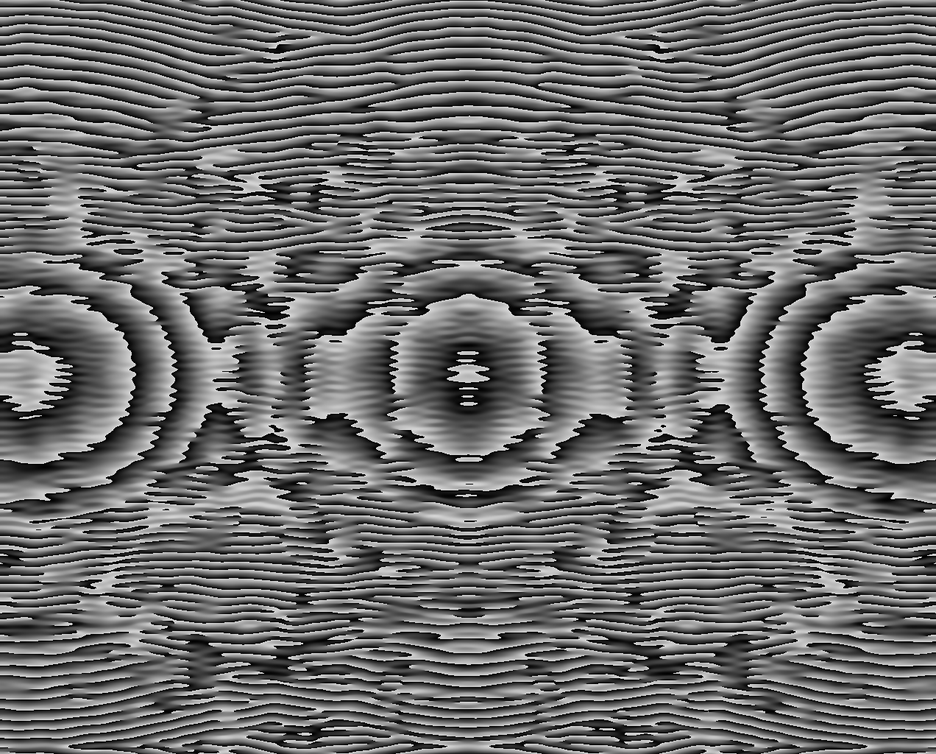
#> input picture test_4.bmp, 936 x 754 px, shrunk from 1272 x 1024 before the run
$ python -i diffusion_spot_enhancer.py   (imports and definitions only)   (older library calls are emulated)
#> lines starting #> are read from the running program, lines starting #| are printed output that depends on the picture
"""
Diffusion Spot Enhancer - 扩散模型光斑增强器

Inspired by:
- DeepImagePrior (Ulyanov et al.): Zero-shot image enhancement via untrained CNN
- DnCNN (Zhang et al.): Residual learning for image denoising
- CAREamics (CAREamics): Self-supervised denoising for microscopy

Core Innovation:
- 基于迭代扩散去噪的光斑图像增强
- 无需训练的零样本增强 (Deep Image Prior 思想)
- 自适应去噪强度，根据信噪比自动调节
- 保留光斑边缘特征的边缘感知去噪
- 纯 numpy+cv2 实现，零外部依赖
"""

from __future__ import annotations

from dataclasses import dataclass
from typing import Optional, Tuple

import cv2
import numpy as np


@dataclass
class DiffusionEnhancerConfig:
    """扩散增强器配置"""
    # 迭代去噪次数
    num_iterations: int = 5
    # 初始去噪强度 (越小越强)
    initial_h: float = 10.0
    # 去噪强度衰减因子
    h_decay: float = 0.8
    # 边缘保护权重
    edge_preserve_weight: float = 0.3
    # 最小 SNR 阈值 (低于此值才增强)
    min_snr_threshold: float = 5.0
    # 最大增强倍数
    max_enhancement: float = 2.0
    # 是否启用自适应强度
    adaptive_strength: bool = True
    # 模板窗口大小
    templateWindowSize: int = 7
    # 搜索窗口大小
    searchWindowSize: int = 21


@dataclass
class DiffusionEnhanceResult:
    """扩散增强结果"""
    enhanced_image: np.ndarray
    snr_before: float
    snr_after: float
    noise_estimate: float
    iterations_used: int
    enhancement_factor: float


class DiffusionSpotEnhancer:
    """扩散模型光斑增强器

    使用迭代非局部均值去噪模拟扩散过程，
    实现零样本光斑图像增强。

    Inspired by DeepImagePrior's zero-shot enhancement and
    CAREamics' self-supervised denoising approach.
    """

    def __init__(self, config: Optional[DiffusionEnhancerConfig] = None):
        self.config = config or DiffusionEnhancerConfig()

    def _estimate_snr(self, image: np.ndarray) -> float:
        """估计图像信噪比

        Args:
            image: 灰度图像

        Returns:
            SNR 估计值 (dB)
        """
        # 使用 MAD (Median Absolute Deviation) 估计噪声标准差
        # 噪声估计: 对高通滤波后的图像取中位数绝对偏差
        h, w = image.shape
        if h < 8 or w < 8:
            return 0.0

        # Laplacian 高通滤波
        laplacian = cv2.Laplacian(image.astype(np.float64), cv2.CV_64F)
        sigma_noise = np.median(np.abs(laplacian)) / 0.6745 * (1.0 / np.sqrt(20))

        # 信号估计: 局部均值
        signal = cv2.GaussianBlur(image.astype(np.float64), (15, 15), 3.0)
        sigma_signal = np.std(signal)

        if sigma_noise < 1e-6:
            return 100.0

        snr = 20 * np.log10(sigma_signal / sigma_noise)
        return float(snr)

    def _estimate_noise_level(self, image: np.ndarray) -> float:
        """使用弱纹理区域估计噪声水平

        Args:
            image: 灰度图像

        Returns:
            噪声标准差估计
        """
        gray = image.astype(np.float64)
        h, w = gray.shape

        # 使用 Robust Median Estimator
        # 参考 J. Immerkær, "Fast Noise Variance Estimation", 1996
        H = np.array([[1, -2, 1],
                       [-2, 4, -2],
                       [1, -2, 1]], dtype=np.float64)

        if h < 3 or w < 3:
            return 0.0

        filtered = cv2.filter2D(gray, -1, H)
        sigma = np.sqrt(np.maximum(0, np.mean(filtered ** 2)) / 36.0)
        return float(sigma)

    def _edge_preserving_denoise(
        self, image: np.ndarray, h: float
    ) -> np.ndarray:
        """边缘保护去噪 (单次迭代)

        Args:
            image: 灰度图像
            h: 去噪强度参数

        Returns:
            去噪后的图像
        """
        # 使用 OpenCV 的 fastNlMeansDenoising 作为扩散步骤
        denoised = cv2.fastNlMeansDenoising(
            image, None, h=h,
            templateWindowSize=self.config.templateWindowSize,
            searchWindowSize=self.config.searchWindowSize
        )

        # 边缘保护: 混合原始图像和去噪结果
        edges = cv2.Canny(image, 30, 100)
        edges_float = edges.astype(np.float64) / 255.0

        # 在边缘区域保留更多原始信息
        w = self.config.edge_preserve_weight
        result = (1 - w) * denoised.astype(np.float64) + w * image.astype(np.float64)
        # 边缘区域进一步保留原始信息
        result = result * (1 - edges_float) + image.astype(np.float64) * edges_float

        return np.clip(result, 0, 255).astype(np.uint8)

    def _compute_sharpness(self, image: np.ndarray) -> float:
        """计算图像锐度 (Tenengrad)"""
        gx = cv2.Sobel(image.astype(np.float64), cv2.CV_64F, 1, 0, ksize=3)
        gy = cv2.Sobel(image.astype(np.float64), cv2.CV_64F, 0, 1, ksize=3)
        sharpness = np.mean(gx ** 2 + gy ** 2)
        return float(sharpness)

    def enhance(self, image: np.ndarray) -> DiffusionEnhanceResult:
        """执行扩散增强

        Args:
            image: BGR 或灰度图像

        Returns:
            DiffusionEnhanceResult 增强结果
        """
        if len(image.shape) == 3:
            gray = cv2.cvtColor(image, cv2.COLOR_BGR2GRAY)
        else:
            gray = image.copy()

        # 估计初始 SNR
        snr_before = self._estimate_snr(gray)
        noise_level = self._estimate_noise_level(gray)

        # 如果 SNR 足够高，不需要增强
        if snr_before > self.config.min_snr_threshold and not self.config.adaptive_strength:
            return DiffusionEnhanceResult(
                enhanced_image=gray,
                snr_before=snr_before,
                snr_after=snr_before,
                noise_estimate=noise_level,
                iterations_used=0,
                enhancement_factor=1.0,
            )

        # 自适应确定去噪强度
        if self.config.adaptive_strength:
            # 低 SNR -> 更强去噪 (更小的 h)
            if snr_before < 3.0:
                initial_h = self.config.initial_h * 0.5
            elif snr_before < 10.0:
                initial_h = self.config.initial_h
            else:
                initial_h = self.config.initial_h * 1.5
        else:
            initial_h = self.config.initial_h

        # 迭代扩散去噪
        current = gray.copy()
        h = initial_h
        best_image = current.copy()
        best_sharpness = self._compute_sharpness(current)

        iterations_used = 0
        for i in range(self.config.num_iterations):
            current = self._edge_preserving_denoise(current, h)
            iterations_used += 1

            # 检查锐度，避免过度平滑
            sharpness = self._compute_sharpness(current)
            if sharpness > best_sharpness:
                best_sharpness = sharpness
                best_image = current.copy()

            h *= self.config.h_decay

        # 计算增强后的 SNR
        snr_after = self._estimate_snr(best_image)
        enhancement_factor = min(
            self.config.max_enhancement,
            max(1.0, snr_after / (snr_before + 1e-6))
        )

        return DiffusionEnhanceResult(
            enhanced_image=best_image,
            snr_before=snr_before,
            snr_after=snr_after,
            noise_estimate=noise_level,
            iterations_used=iterations_used,
            enhancement_factor=enhancement_factor,
        )

    # [65 lines left out: function enhance_spot_region, not called in this run]

>>> import cv2
>>> picture = cv2.imread('../test_4.bmp')
#> picture is the input picture: shape (754, 936, 3); min 0, max 255, mean 107.8
>>> result = DiffusionSpotEnhancer().enhance(picture)
#> in _estimate_snr, `laplacian = cv2.Laplacian(image.astype(np.float64), cv2.CV_64F)`:
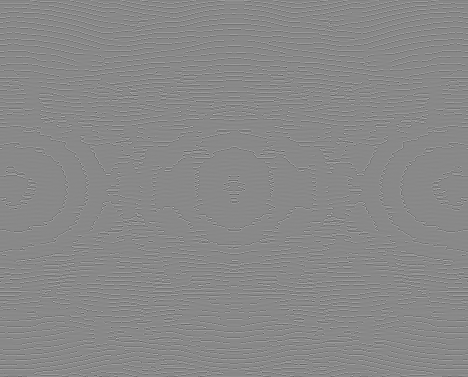
#> laplacian: shape (754, 936) float64 (shown at 1/2 size); min -644, max 556, mean 0; drawn with min black and max white
#> in _estimate_snr, `sigma_noise = np.median(np.abs(laplacian)) / 0.6745 * (1.0 / np.sqrt(2..`: sigma_noise = 3.32
#> in _estimate_snr, `signal = cv2.GaussianBlur(image.astype(np.float64), (15, 15), 3.0)`:
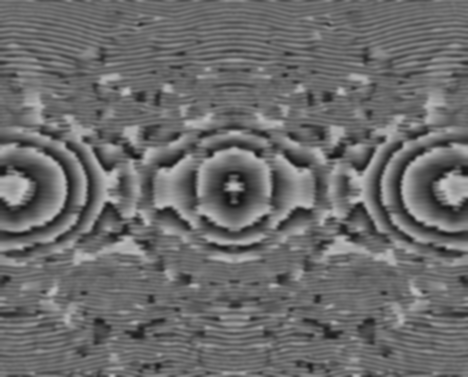
#> signal: shape (754, 936) float64 (shown at 1/2 size); min 15.02, max 197.2, mean 107.8
#> in _estimate_snr, `sigma_signal = np.std(signal)`: sigma_signal = 27.87
#> in _estimate_snr, `snr = 20 * np.log10(sigma_signal / sigma_noise)`: snr = 18.49
#> in _estimate_noise_level, `filtered = cv2.filter2D(gray, -1, H)`:
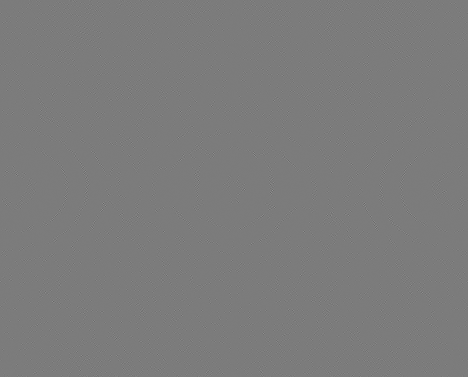
#> filtered: shape (754, 936) float64 (shown at 1/2 size); min -609, max 644, mean 0; drawn with min black and max white
#> in _estimate_noise_level, `sigma = np.sqrt(np.maximum(0, np.mean(filtered ** 2)) / 36.0)`: sigma = 7.88
#> in _compute_sharpness, `gy = cv2.Sobel(image.astype(np.float64), cv2.CV_64F, 0, 1, ksize=3)`:
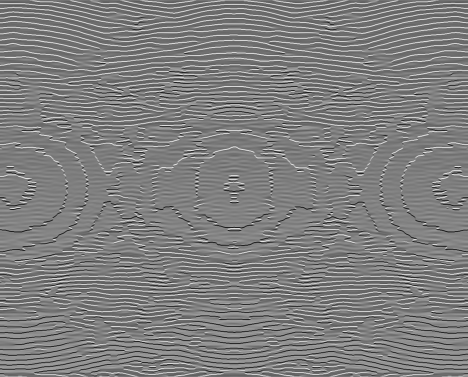
#> gy: shape (754, 936) float64 (shown at 1/2 size); min -977, max 977, mean -0.1; drawn with min black and max white
#> in _compute_sharpness, `sharpness = np.mean(gx ** 2 + gy ** 2)`: sharpness = 85355.3
#> the loop in enhance, `for i in range(self.config.num_iterations):` made 5 passes
#> sharpness on passes 1 to 5: 82920.1, 81884.5, 81476.7, 81329.5, 81279.4
#> pass 1, in _edge_preserving_denoise, `edges = cv2.Canny(image, 30, 100)`:
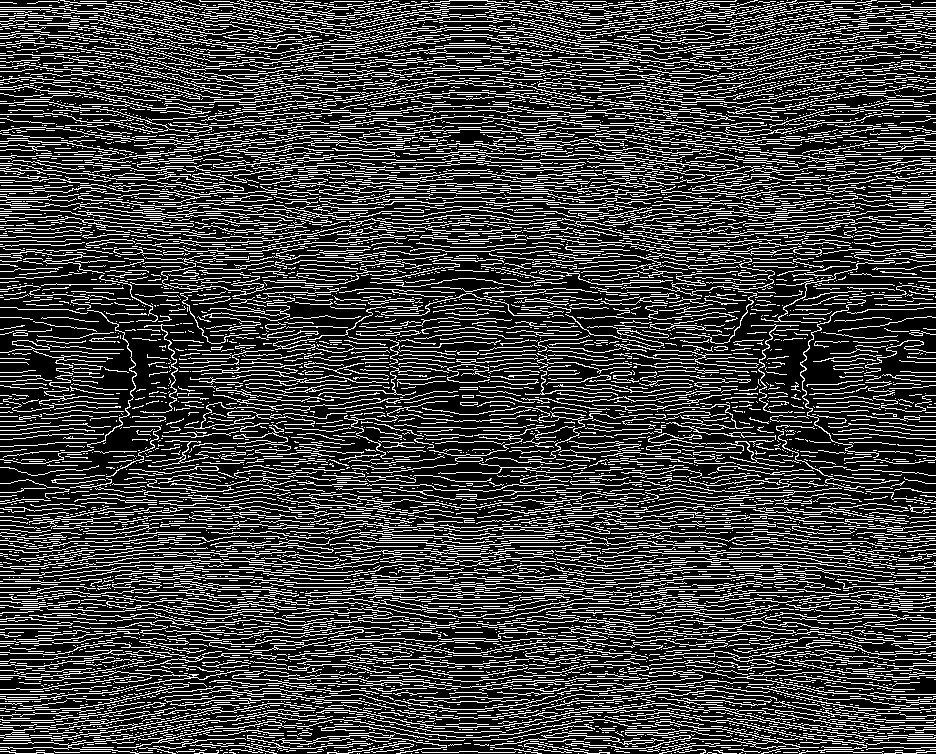
#> edges: shape (754, 936); 25.5% white in thin lines or dots
#> after the loop in enhance, `for i in range(self.config.num_iterations):`: h = 4.92; iterations_used = 5
#> in enhance, `snr_after = self._estimate_snr(best_image)`: snr_after = 18.49
#> in enhance, `enhancement_factor = min( self.config.max_enhancement, max(1.0, snr_af..`: enhancement_factor = 1

$ run again, on Direct_Analytic_3Spots_1272x1024.bmp
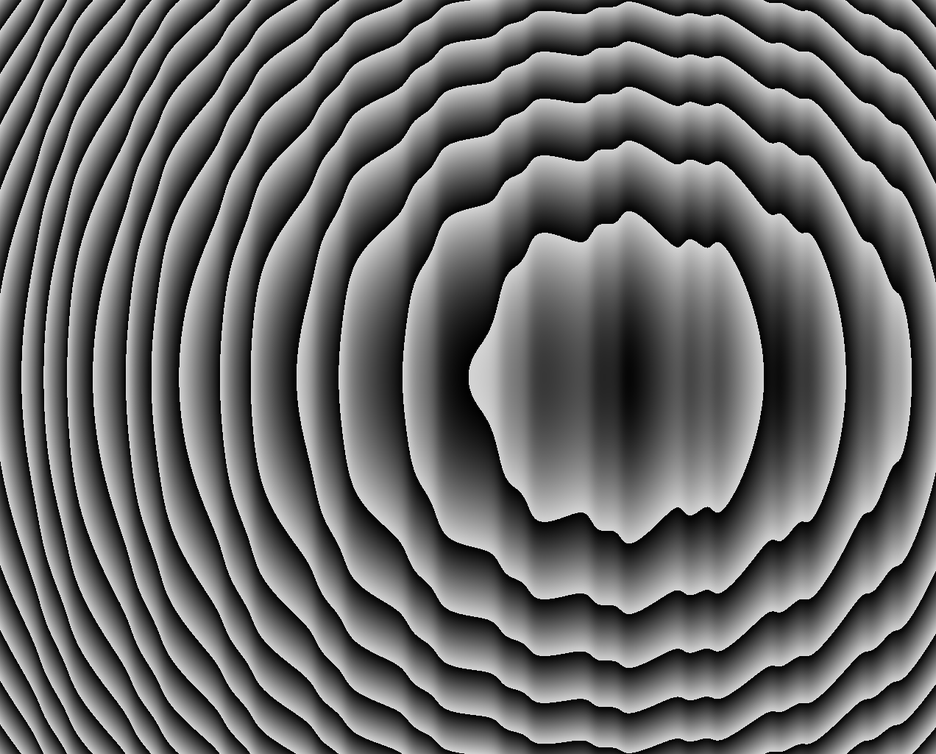
#> input picture Direct_Analytic_3Spots_1272x1024.bmp, 936 x 754 px, shrunk from 1272 x 1024 before the run
#> picture is the input picture: shape (754, 936, 3); min 0, max 242, mean 105.3
#> sigma_noise = 0.332
#> sigma_signal = 46.21
#> snr = 42.88
#> sigma = 7.59
#> in _compute_sharpness, `gy = cv2.Sobel(image.astype(np.float64), cv2.CV_64F, 0, 1, ksize=3)`:
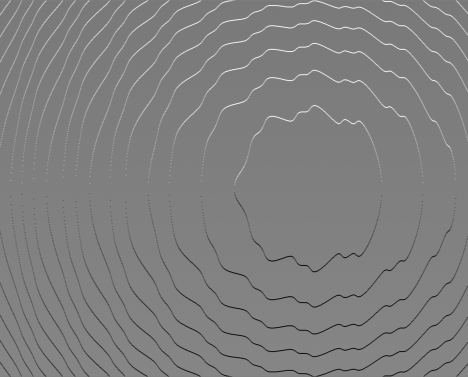
#> gy: shape (754, 936) float64 (shown at 1/2 size); min -929, max 925, mean 0; drawn with min black and max white
#> in _compute_sharpness, `sharpness = np.mean(gx ** 2 + gy ** 2)`: sharpness = 28709.6
#> the loop in enhance, `for i in range(self.config.num_iterations):` made 5 passes
#> sharpness on passes 1 to 5: 28485.2, 28412.4, 28389.3, 28387.9, 28390.2
#> pass 1, in _edge_preserving_denoise, `edges = cv2.Canny(image, 30, 100)`:
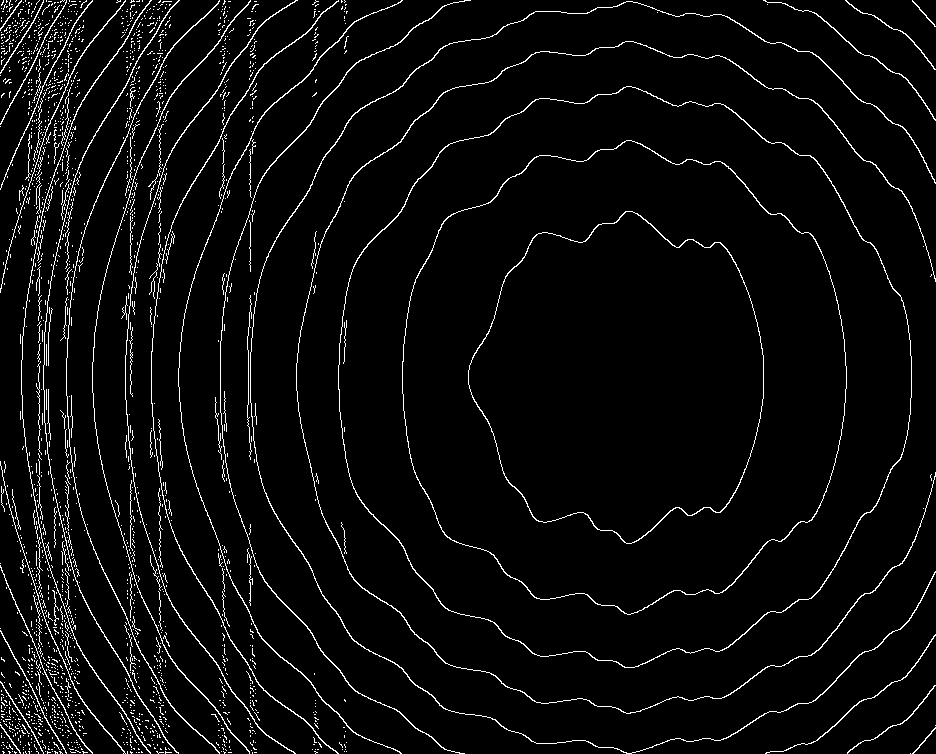
#> edges: shape (754, 936); 4.3% white in thin lines or dots
#> after the loop in enhance, `for i in range(self.config.num_iterations):`: h = 4.92; iterations_used = 5
#> snr_after = 42.88
#> enhancement_factor = 1

$ run again, on Hamamatsu_Fresnel_3Spots_1272x1024.bmp
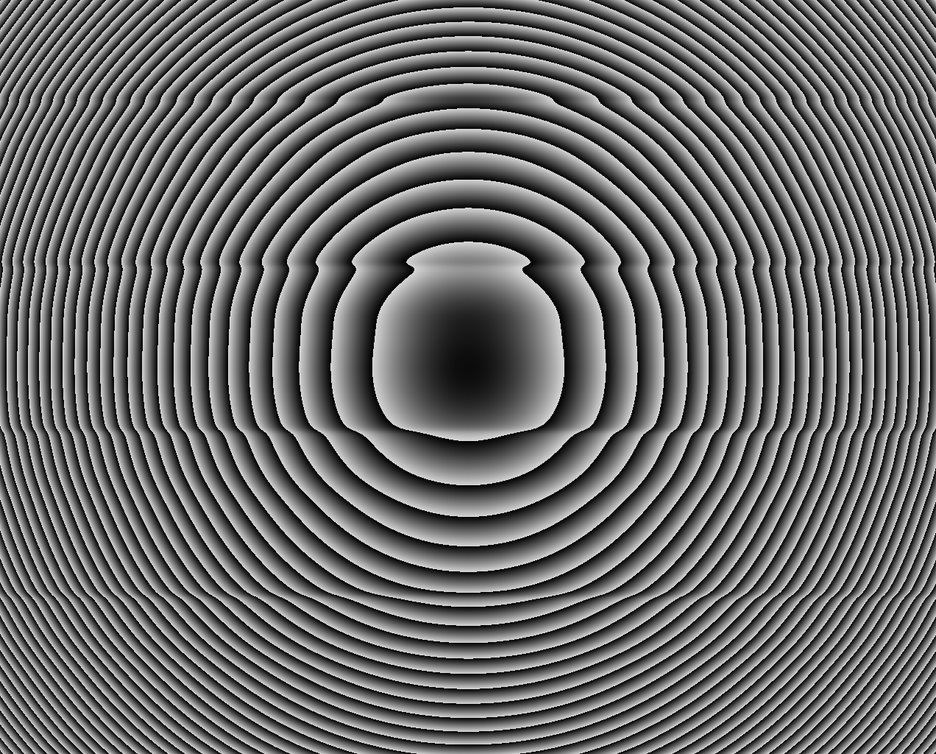
#> input picture Hamamatsu_Fresnel_3Spots_1272x1024.bmp, 936 x 754 px, shrunk from 1272 x 1024 before the run
#> picture is the input picture: shape (754, 936, 3); min 0, max 240, mean 106
#> sigma_noise = 0.663
#> sigma_signal = 27.19
#> snr = 32.26
#> sigma = 13.5
#> in _compute_sharpness, `gy = cv2.Sobel(image.astype(np.float64), cv2.CV_64F, 0, 1, ksize=3)`:
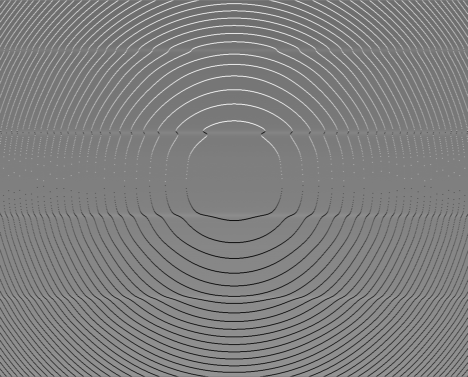
#> gy: shape (754, 936) float64 (shown at 1/2 size); min -919, max 922, mean 0; drawn with min black and max white
#> in _compute_sharpness, `sharpness = np.mean(gx ** 2 + gy ** 2)`: sharpness = 69863.2
#> the loop in enhance, `for i in range(self.config.num_iterations):` made 5 passes
#> sharpness on passes 1 to 5: 69216.7, 68961, 68872.8, 68850.9, 68848.1
#> pass 1, in _edge_preserving_denoise, `edges = cv2.Canny(image, 30, 100)`:
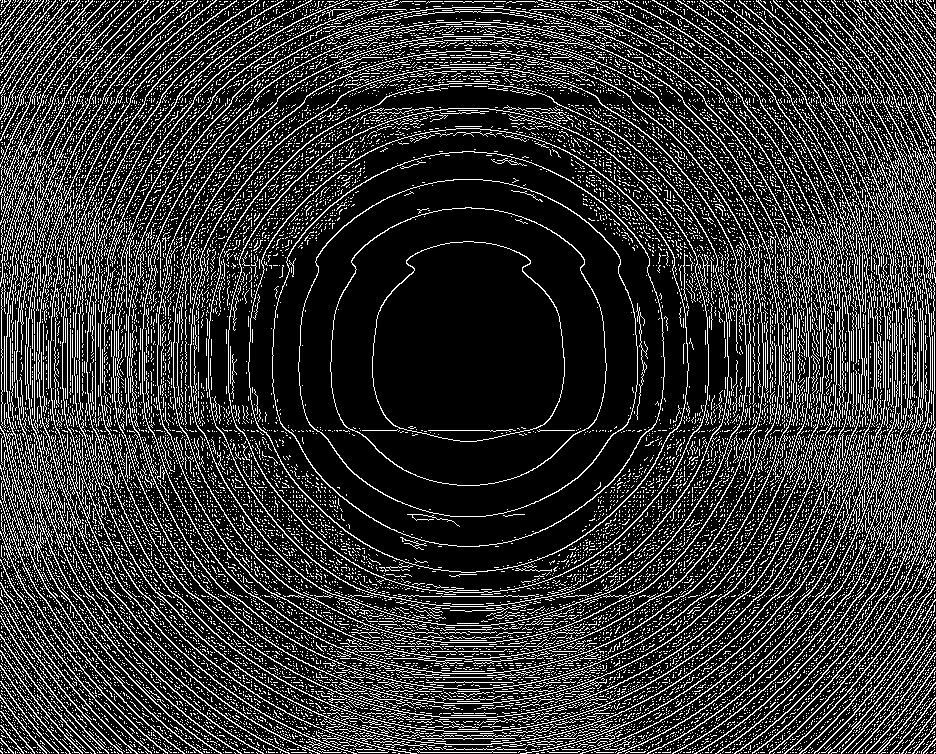
#> edges: shape (754, 936); 20.5% white in thin lines or dots
#> after the loop in enhance, `for i in range(self.config.num_iterations):`: h = 4.92; iterations_used = 5
#> snr_after = 32.26
#> enhancement_factor = 1
